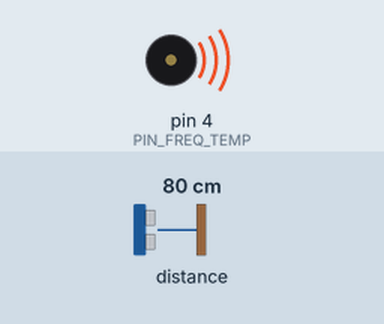
A program run on a simulated Arduino Nano, built with avr-gcc and run on an emulated ATmega328P. Shown: buzzer (waves = sounding). The test bench sets the inputs (shaded band); at power-on: distance to the obstacle 80 cm. What the program prints to the serial monitor is not drawn.

Above: at 0.1 s.
Timing chart, 0 to 1.6 s (numbered marks = the images above):
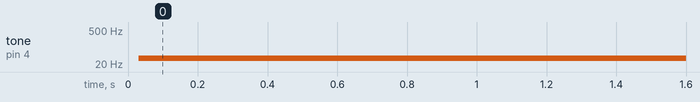

The program:

main.cpp
```cpp
#include <Arduino.h>
#include <SoftwareSerial.h>
#include <TFMPlus.h>

#define PIN_FREQ_TEMP 4
#define DIST_MIN 0
#define DIST_MAX 200
#define FREQ_MIN 33
#define FREQ_MAX 1023

TFMPlus tfmini;
SoftwareSerial serialMini = SoftwareSerial(2, 3);

uint16_t tfDist;
uint16_t tfLux;
uint16_t tfTemp;

uint16_t freq_out(uint16_t val, uint16_t inMin, uint16_t inMax, uint16_t outMin, uint16_t outMax, byte pin)
{
    if(outMin < FREQ_MIN) outMin = FREQ_MIN;
    if(outMax > FREQ_MAX) outMax = FREQ_MAX;
    uint16_t freq = map(val, inMin, inMax, outMin, outMax);
    tone(pin, freq);
    return(freq);
}

void setup()
{
  // put your setup code here, to run once:
  Serial.begin(9600);
  delay(20);
  tfmini.begin(&serialMini);
}

void loop()
{
  // put your main code here, to run repeatedly:
  tfmini.getData(tfDist, tfLux, tfTemp);
  freq_out(tfDist, DIST_MAX, DIST_MAX, FREQ_MIN, FREQ_MAX, PIN_FREQ_TEMP);
  Serial.println(tfDist);
  delay(10);
}
```

Measured:
- by itself, tone on pin 4 (PIN_FREQ_TEMP): silent → 34 Hz at 0.03 s
